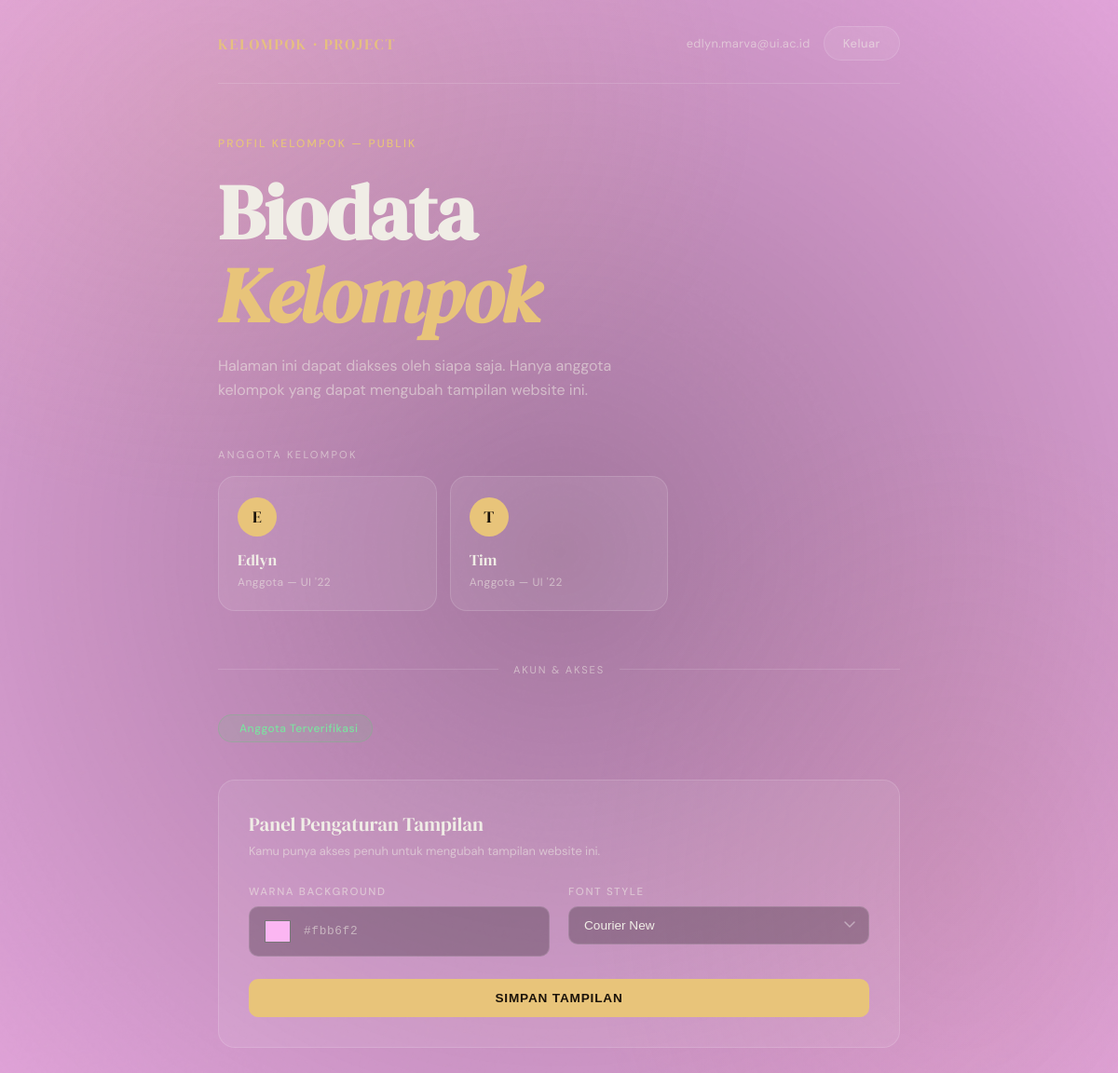
The app's page / (signed in) with its own data.
### core/models.py (models this page shows, shortened)
class WebsiteConfig(models.Model):
    primary_color = models.CharField(max_length=7, default="#ffffff") # Simpan kode HEX warna
    font_family = models.CharField(max_length=50, default="Arial")

### core/views.py (the view)
# urls.py: path('', views.home, name='home'),
def home(request):
    config, created = WebsiteConfig.objects.get_or_create(id=1)
    is_member = False
    if request.user.is_authenticated:
        if request.user.email in settings.ALLOWED_GROUP_MEMBERS:
            is_member = True
    context = {
        'config': config,
        'is_member': is_member,
    }
    return render(request, 'index.html', context)

### core/templates/index.html (shortened to what this page needs)
{% load socialaccount %}
<!DOCTYPE html>
<html lang="id">
<head>
</head>
<body>
    <div class="page">
        <nav class="nav">
            <span class="nav-brand">Kelompok &middot; Project</span>
            <div class="nav-auth">
                {% if user.is_authenticated %}
                    <span class="nav-user">{{ user.email }}</span>
                    <a href="/accounts/logout/" class="btn btn-logout">Keluar</a>
                {% else %}
                    <a href="/accounts/google/login/" class="btn btn-accent">Masuk dengan Google</a>
                {% endif %}
            </div>
        </nav>
        <main>
            <div class="hero">
                <div class="hero-eyebrow">
                    <span class="eyebrow-text">Profil Kelompok &mdash; Publik</span>
                </div>
                <h1 class="hero-title">Biodata<br><em>Kelompok</em></h1>
                <p class="hero-subtitle">
                    Halaman ini dapat diakses oleh siapa saja.
                    Hanya anggota kelompok yang dapat mengubah tampilan website ini.
                </p>
            </div>
            <p class="members-label">Anggota Kelompok</p>
            <div class="member-grid">
                <div class="member-card">
                    <div class="member-avatar">E</div>
                    <div class="member-name">Edlyn</div>
                    <div class="member-role">Anggota &mdash; UI '22</div>
                </div>
                <div class="member-card">
                    <div class="member-avatar">T</div>
                    <div class="member-name">Tim</div>
                    <div class="member-role">Anggota &mdash; UI '22</div>
                </div>
            </div>
            <div class="divider">
                <div class="divider-line"></div>
                <span class="divider-text">Akun & Akses</span>
                <div class="divider-line"></div>
            </div>
            <div class="auth-section">
                {% if user.is_authenticated %}
                    {% if is_member %}
                        <span class="status-badge member">Anggota Terverifikasi</span>
                        <div class="panel">
                            <div class="panel-title">Panel Pengaturan Tampilan</div>
                            <div class="panel-sub">Kamu punya akses penuh untuk mengubah tampilan website ini.</div>
                            <form method="POST" action="{% url 'update_style' %}">
                                <div class="form-row">
                                    <div class="form-group">
                                        <label class="form-label">Warna Background</label>
                                        <div class="color-wrapper">
                                            <input type="color" name="color" value="{{ config.primary_color }}"
                                                   oninput="this.nextElementSibling.textContent = this.value">
                                            <span class="color-hex">{{ config.primary_color }}</span>
                                        </div>
                                    </div>
                                    <div class="form-group">
                                        <label class="form-label">Font Style</label>
                                        <select name="font">
                                            <option value="Courier New" {% if config.font_family == 'Courier New' %}selected{% endif %}>Courier New</option>
                                        </select>
                                    </div>
                                </div>
                                <button type="submit" class="btn-submit">Simpan Tampilan</button>
                            </form>
                        </div>
                    {% endif %}
                {% else %}
                    <span class="status-badge public"><span class="status-dot"></span>Mode Publik</span>
                    <div class="login-prompt">
                        <span class="login-desc">Login sebagai anggota kelompok untuk mengubah tampilan.</span>
                        <a href="/accounts/google/login/" class="btn btn-accent">Masuk dengan Google</a>
                    </div>
                {% endif %}
            </div>

### records on screen
WebsiteConfig: color "#fbb6f2", primary_color "#fbb6f2", font "Courier New"

### other values on screen
{{ user.email }} "edlyn.marva@ui.ac.id"
